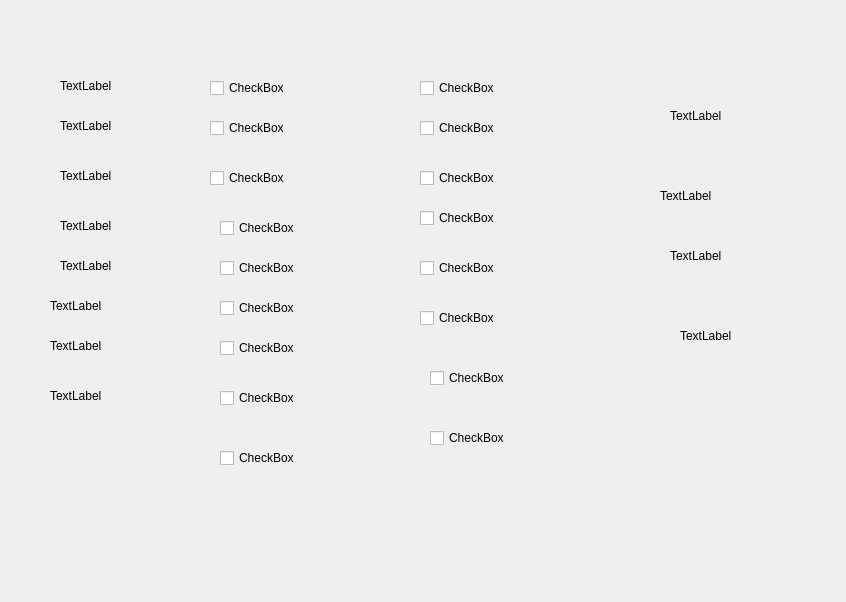
<?xml version="1.0" encoding="UTF-8"?>
<ui version="4.0">
 <class>Dialog</class>
 <widget class="QDialog" name="Dialog">
  <property name="geometry">
   <rect>
    <x>0</x>
    <y>0</y>
    <width>846</width>
    <height>602</height>
   </rect>
  </property>
  <property name="windowTitle">
   <string>Dialog</string>
  </property>
  <widget class="QCheckBox" name="checkBox">
   <property name="geometry">
    <rect>
     <x>210</x>
     <y>80</y>
     <width>81</width>
     <height>16</height>
    </rect>
   </property>
   <property name="text">
    <string>CheckBox</string>
   </property>
  </widget>
  <widget class="QCheckBox" name="checkBox_2">
   <property name="geometry">
    <rect>
     <x>210</x>
     <y>120</y>
     <width>81</width>
     <height>16</height>
    </rect>
   </property>
   <property name="text">
    <string>CheckBox</string>
   </property>
  </widget>
  <widget class="QCheckBox" name="checkBox_3">
   <property name="geometry">
    <rect>
     <x>210</x>
     <y>170</y>
     <width>81</width>
     <height>16</height>
    </rect>
   </property>
   <property name="text">
    <string>CheckBox</string>
   </property>
  </widget>
  <widget class="QCheckBox" name="checkBox_4">
   <property name="geometry">
    <rect>
     <x>220</x>
     <y>220</y>
     <width>81</width>
     <height>16</height>
    </rect>
   </property>
   <property name="text">
    <string>CheckBox</string>
   </property>
  </widget>
  <widget class="QCheckBox" name="checkBox_5">
   <property name="geometry">
    <rect>
     <x>220</x>
     <y>260</y>
     <width>81</width>
     <height>16</height>
    </rect>
   </property>
   <property name="text">
    <string>CheckBox</string>
   </property>
  </widget>
  <widget class="QCheckBox" name="checkBox_6">
   <property name="geometry">
    <rect>
     <x>220</x>
     <y>300</y>
     <width>81</width>
     <height>16</height>
    </rect>
   </property>
   <property name="text">
    <string>CheckBox</string>
   </property>
  </widget>
  <widget class="QCheckBox" name="checkBox_7">
   <property name="geometry">
    <rect>
     <x>220</x>
     <y>340</y>
     <width>81</width>
     <height>16</height>
    </rect>
   </property>
   <property name="text">
    <string>CheckBox</string>
   </property>
  </widget>
  <widget class="QCheckBox" name="checkBox_8">
   <property name="geometry">
    <rect>
     <x>220</x>
     <y>390</y>
     <width>81</width>
     <height>16</height>
    </rect>
   </property>
   <property name="text">
    <string>CheckBox</string>
   </property>
  </widget>
  <widget class="QLabel" name="label">
   <property name="geometry">
    <rect>
     <x>60</x>
     <y>80</y>
     <width>56</width>
     <height>12</height>
    </rect>
   </property>
   <property name="text">
    <string>TextLabel</string>
   </property>
  </widget>
  <widget class="QLabel" name="label_2">
   <property name="geometry">
    <rect>
     <x>60</x>
     <y>120</y>
     <width>56</width>
     <height>12</height>
    </rect>
   </property>
   <property name="text">
    <string>TextLabel</string>
   </property>
  </widget>
  <widget class="QLabel" name="label_3">
   <property name="geometry">
    <rect>
     <x>60</x>
     <y>170</y>
     <width>56</width>
     <height>12</height>
    </rect>
   </property>
   <property name="text">
    <string>TextLabel</string>
   </property>
  </widget>
  <widget class="QLabel" name="label_4">
   <property name="geometry">
    <rect>
     <x>60</x>
     <y>220</y>
     <width>56</width>
     <height>12</height>
    </rect>
   </property>
   <property name="text">
    <string>TextLabel</string>
   </property>
  </widget>
  <widget class="QLabel" name="label_5">
   <property name="geometry">
    <rect>
     <x>60</x>
     <y>260</y>
     <width>56</width>
     <height>12</height>
    </rect>
   </property>
   <property name="text">
    <string>TextLabel</string>
   </property>
  </widget>
  <widget class="QLabel" name="label_6">
   <property name="geometry">
    <rect>
     <x>50</x>
     <y>300</y>
     <width>56</width>
     <height>12</height>
    </rect>
   </property>
   <property name="text">
    <string>TextLabel</string>
   </property>
  </widget>
  <widget class="QLabel" name="label_7">
   <property name="geometry">
    <rect>
     <x>50</x>
     <y>340</y>
     <width>56</width>
     <height>12</height>
    </rect>
   </property>
   <property name="text">
    <string>TextLabel</string>
   </property>
  </widget>
  <widget class="QLabel" name="label_8">
   <property name="geometry">
    <rect>
     <x>50</x>
     <y>390</y>
     <width>56</width>
     <height>12</height>
    </rect>
   </property>
   <property name="text">
    <string>TextLabel</string>
   </property>
  </widget>
  <widget class="QCheckBox" name="checkBox_9">
   <property name="geometry">
    <rect>
     <x>220</x>
     <y>450</y>
     <width>81</width>
     <height>16</height>
    </rect>
   </property>
   <property name="text">
    <string>CheckBox</string>
   </property>
  </widget>
  <widget class="QCheckBox" name="checkBox_10">
   <property name="geometry">
    <rect>
     <x>420</x>
     <y>80</y>
     <width>81</width>
     <height>16</height>
    </rect>
   </property>
   <property name="text">
    <string>CheckBox</string>
   </property>
  </widget>
  <widget class="QCheckBox" name="checkBox_11">
   <property name="geometry">
    <rect>
     <x>420</x>
     <y>120</y>
     <width>81</width>
     <height>16</height>
    </rect>
   </property>
   <property name="text">
    <string>CheckBox</string>
   </property>
  </widget>
  <widget class="QCheckBox" name="checkBox_12">
   <property name="geometry">
    <rect>
     <x>420</x>
     <y>170</y>
     <width>81</width>
     <height>16</height>
    </rect>
   </property>
   <property name="text">
    <string>CheckBox</string>
   </property>
  </widget>
  <widget class="QCheckBox" name="checkBox_13">
   <property name="geometry">
    <rect>
     <x>420</x>
     <y>210</y>
     <width>81</width>
     <height>16</height>
    </rect>
   </property>
   <property name="text">
    <string>CheckBox</string>
   </property>
  </widget>
  <widget class="QCheckBox" name="checkBox_14">
   <property name="geometry">
    <rect>
     <x>420</x>
     <y>260</y>
     <width>81</width>
     <height>16</height>
    </rect>
   </property>
   <property name="text">
    <string>CheckBox</string>
   </property>
  </widget>
  <widget class="QCheckBox" name="checkBox_15">
   <property name="geometry">
    <rect>
     <x>420</x>
     <y>310</y>
     <width>81</width>
     <height>16</height>
    </rect>
   </property>
   <property name="text">
    <string>CheckBox</string>
   </property>
  </widget>
  <widget class="QCheckBox" name="checkBox_16">
   <property name="geometry">
    <rect>
     <x>430</x>
     <y>370</y>
     <width>81</width>
     <height>16</height>
    </rect>
   </property>
   <property name="text">
    <string>CheckBox</string>
   </property>
  </widget>
  <widget class="QCheckBox" name="checkBox_17">
   <property name="geometry">
    <rect>
     <x>430</x>
     <y>430</y>
     <width>81</width>
     <height>16</height>
    </rect>
   </property>
   <property name="text">
    <string>CheckBox</string>
   </property>
  </widget>
  <widget class="QLabel" name="label_9">
   <property name="geometry">
    <rect>
     <x>670</x>
     <y>110</y>
     <width>56</width>
     <height>12</height>
    </rect>
   </property>
   <property name="text">
    <string>TextLabel</string>
   </property>
  </widget>
  <widget class="QLabel" name="label_10">
   <property name="geometry">
    <rect>
     <x>660</x>
     <y>190</y>
     <width>56</width>
     <height>12</height>
    </rect>
   </property>
   <property name="text">
    <string>TextLabel</string>
   </property>
  </widget>
  <widget class="QLabel" name="label_11">
   <property name="geometry">
    <rect>
     <x>670</x>
     <y>250</y>
     <width>56</width>
     <height>12</height>
    </rect>
   </property>
   <property name="text">
    <string>TextLabel</string>
   </property>
  </widget>
  <widget class="QLabel" name="label_12">
   <property name="geometry">
    <rect>
     <x>680</x>
     <y>330</y>
     <width>56</width>
     <height>12</height>
    </rect>
   </property>
   <property name="text">
    <string>TextLabel</string>
   </property>
  </widget>
 </widget>
 <resources/>
 <connections/>
</ui>
